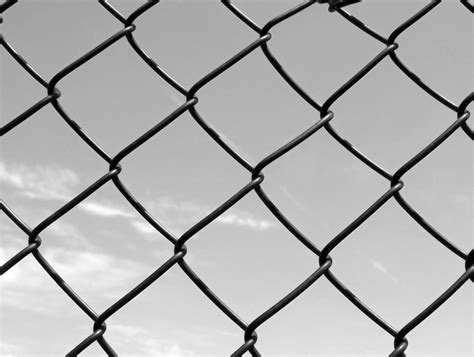
//> input picture data/fence.jpg, 474 x 357 px
$ ./zams_idz   (built with g++ and OpenCV 4)
//> lines starting //> are read from the running program, lines starting //| are printed output that depends on the picture; after the words box and inside, x2 and y2 are one past the last pixel; in counts of white or black regions, pixels touching at a corner belong together
//> further down, Img is the input picture: 357 rows x 474 cols, CV_8UC1; min 0, max 255, mean 174.6
### sample/prj/zams_idz/stdafx.h
// stdafx.h : include file for standard system include files,
// or project specific include files that are used frequently, but
// are changed infrequently
//

#pragma once

#include "targetver.h"

#include <stdio.h>
#include <tchar.h>
#include <opencv2\core\core.hpp>
#include <opencv2\highgui\highgui.hpp>
#include <opencv2\imgproc\imgproc.hpp>
#include <iostream>
//#include <opencv2/ximgproc/ridgefilter.hpp>

using namespace cv;
using namespace std;

// TODO: reference additional headers your program requires here

### sample/prj/zams_idz/zams_idz.cpp
// zams_idz.cpp : Defines the entry point for the console application.
//
#include "stdafx.h"


class RidgeDetectionFilterImpl
{

public:
	int _ddepth, _dx, _dy, _ksize;
	double _scale, _delta;
	int _borderType;
	int _out_dtype;
	void getRidgeFilteredImage(InputArray _img, OutputArray out);
	RidgeDetectionFilterImpl(int ddepth = CV_32FC1, int dx = 1, int dy = 1, int ksize = 3, int out_dtype = CV_8UC1, double scale = 1, double delta = 0, int borderType = BORDER_DEFAULT)
	{
		CV_Assert((ksize == 1 || ksize == 3 || ksize == 5 || ksize == 7));
		CV_Assert((ddepth == CV_32FC1 || ddepth == CV_64FC1));
		_ddepth = ddepth;
		_dx = dx;
		_dy = dy;
		_ksize = ksize;
		_scale = scale;
		_delta = delta;
		_borderType = borderType;
		_out_dtype = out_dtype;
	}
};

void RidgeDetectionFilterImpl::getRidgeFilteredImage(InputArray _img, OutputArray out)
{
	Mat img = _img.getMat();
	CV_Assert(img.channels() == 1 || img.channels() == 3);

	if (img.channels() == 3)
		cvtColor(img, img, COLOR_BGR2GRAY);

	Mat sbx, sby;
	Sobel(img, sbx, _ddepth, _dx, 0, _ksize, _scale, _delta, _borderType);
	Sobel(img, sby, _ddepth, 0, _dy, _ksize, _scale, _delta, _borderType);

	Mat sbxx, sbyy, sbxy;
	Sobel(sbx, sbxx, _ddepth, _dx, 0, _ksize, _scale, _delta, _borderType);
	Sobel(sby, sbyy, _ddepth, 0, _dy, _ksize, _scale, _delta, _borderType);
	Sobel(sbx, sbxy, _ddepth, 0, _dy, _ksize, _scale, _delta, _borderType);

	Mat sb2xx, sb2yy, sb2xy;
	multiply(sbxx, sbxx, sb2xx);
	multiply(sbyy, sbyy, sb2yy);
	multiply(sbxy, sbxy, sb2xy);

	Mat sbxxyy;
	multiply(sbxx, sbyy, sbxxyy);

	Mat rootex;
	rootex = (sb2xx + (sb2xy + sb2xy + sb2xy + sb2xy) - (sbxxyy + sbxxyy) + sb2yy);
	Mat root;
	sqrt(rootex, root);
	Mat ridgexp;
	ridgexp = ((sbxx + sbyy) + root);
	ridgexp.convertTo(out, _out_dtype, 0.5);
}


Mat Img;
Mat Blur;
Mat Filter;
Mat Thresh;
Mat Overlay;

int threshold_border = 127;

int gauss_kernel_size = 9;

int sigma = 100;
const int sigmaMax = 1000;
double sigma_double = 1.0;

int delta = 0;
const int deltaMax = 1000;
double delta_double = 0;

int scale = 100;
const int scaleMax = 300;
double scale_double = 1.0;

int ddepth = CV_32FC1;
int dx = 1;
int dy = 1;
int ksize = 3;
int out_dtype = CV_8UC1;
//double scale = 1;
//double delta = 0;
int borderType = BORDER_DEFAULT;


void refresh()
{
	GaussianBlur(Img, Blur, Size(gauss_kernel_size, gauss_kernel_size), sigma_double, sigma_double, BORDER_DEFAULT);
	imshow("Blur", Blur);

	RidgeDetectionFilterImpl* filter = new RidgeDetectionFilterImpl(ddepth, dx, dy, ksize, out_dtype, scale_double, delta_double, borderType);
	filter->getRidgeFilteredImage(Blur, Filter);
	imshow("Ridge detection", Filter);

	threshold(Filter, Thresh, threshold_border, 255, THRESH_BINARY);
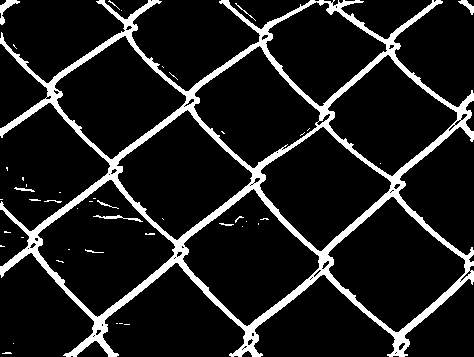
//> Thresh: 357 rows x 474 cols, CV_8UC1; 11.7% white; 45 white regions (35 under 20 px), largest, box (x1, y1, x2, y2) and area: (0, 0, 474, 357) 18993, (0, 0, 20, 25) 160, (93, 215, 143, 222) 106
	imshow("Threshold", Thresh);

	// [28 lines of commented-out code are left out]
}

static void on_trackbar_sigma(int, void*)
{
	sigma_double = (double)sigma / sigmaMax * 20;
	cout << "sigma=" << sigma_double << endl;
	refresh();
//> in getRidgeFilteredImage (call 2), `Sobel(img, sby, _ddepth, 0, _dy, _ksize, _scale, _delta, _borderType);`:
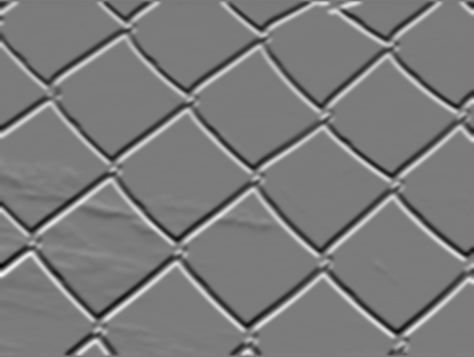
//> sby: 357 rows x 474 cols, CV_32FC1; min -308, max 330, mean 1.5; drawn with min black and max white
//> in getRidgeFilteredImage (call 2), `Sobel(sby, sbyy, _ddepth, 0, _dy, _ksize, _scale, _delta, _borderType);`:
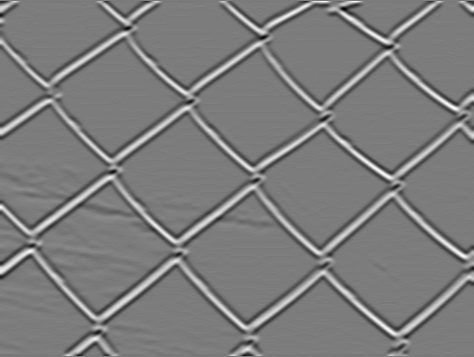
//> sbyy: 357 rows x 474 cols, CV_32FC1; min -867, max 909, mean 0; drawn with min black and max white
//> in getRidgeFilteredImage (call 2), `Sobel(sbx, sbxy, _ddepth, 0, _dy, _ksize, _scale, _delta, _borderType);`:
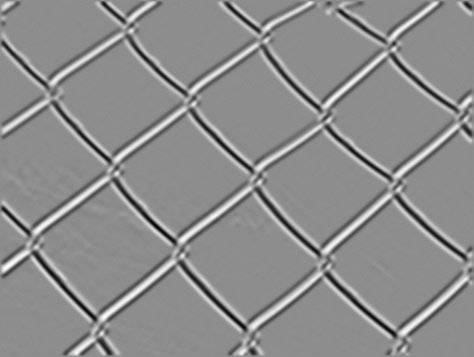
//> sbxy: 357 rows x 474 cols, CV_32FC1; min -703, max 568, mean 0; drawn with min black and max white
//> in getRidgeFilteredImage (call 2), `multiply(sbxx, sbyy, sbxxyy);`:
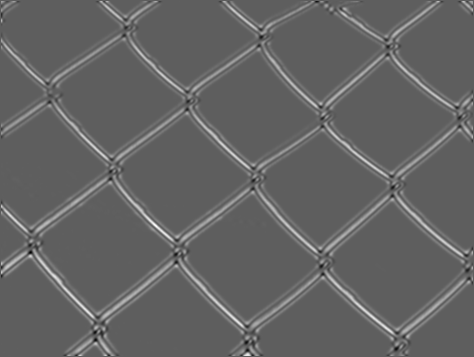
//> sbxxyy: 357 rows x 474 cols, CV_32FC1; min -299532, max 507180, mean 19119.9; drawn with min black and max white
//> in getRidgeFilteredImage (call 2), `ridgexp = ((sbxx + sbyy) + root);`:
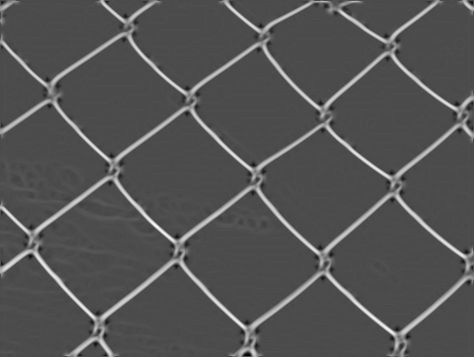
//> ridgexp: 357 rows x 474 cols, CV_32FC1; min -1195.2, max 2843.8, mean 150.7; drawn with min black and max white
//> in refresh (call 2), `threshold(Filter, Thresh, threshold_border, 255, THRESH_BINARY);`:
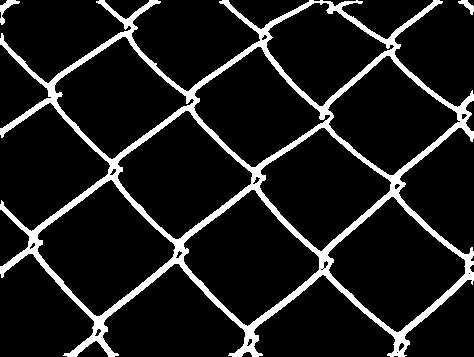
//> Thresh: 357 rows x 474 cols, CV_8UC1; 11.2% white; 3 white regions, box (x1, y1, x2, y2) and area: (0, 0, 474, 357) 18709, (0, 0, 20, 25) 154, (458, 0, 474, 15) 99
}

static void on_trackbar_scale(int, void*)
{
	scale_double = (double)scale / scaleMax * 3;
	cout << "scale=" << scale_double << endl;
	refresh();
}

static void on_trackbar_threshold(int, void*)
{
	refresh();
}

int main()
{
	string filename = "C:\\Users\\zamys\\Desktop\\pics\\grey\\fence.jpg";
	Img = imread(filename, IMREAD_GRAYSCALE);

	// [13 lines of commented-out code are left out]
	namedWindow("The Original Picture");
	//namedWindow("The Original Picture", 0);
	//resizeWindow("The Original Picture", 500, 500);
	imshow("The Original Picture", Img);

	// Вывод размытого изображения
	namedWindow("Blur");
	//namedWindow("Blur", 0);
	//resizeWindow("Blur", 500, 500);
	createTrackbar("Sigma", "Blur", &sigma, sigmaMax, on_trackbar_sigma);

	// Вывод отфильтрованного изображения
	namedWindow("Ridge detection");
	//namedWindow("Ridge detection", 0);
	//resizeWindow("Ridge detection", 500, 500);
	createTrackbar("Scale", "Ridge detection", &scale, scaleMax, on_trackbar_scale);

	namedWindow("Threshold");
	//namedWindow("Threshold", 0);
	//resizeWindow("Threshold", 500, 500);
	createTrackbar("Border", "Threshold", &threshold_border, 255, on_trackbar_threshold);

	//namedWindow("Overlay");

	refresh();
	waitKey();
}
